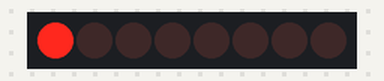
Bench run of a sketch on a simulated Arduino Uno, built with avr-gcc and run on an emulated ATmega328P. Parts: 8 shift-register outputs drawn as a row of LEDs (first output left, lit = HIGH). Wiring (inferred from the names in the program): shift register (74HC595): data pin 14; shift clock pin 16; latch pin 15. Wiring (inferred from the signals the program sends): row of LEDs: on Q0, Q1, Q2, Q3, Q4, Q5, Q6, Q7.

Above: at 0.6 s.
At 5.1 s:
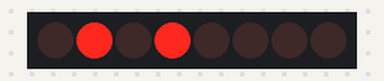
At 10.1 s:
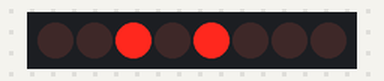
At 20.1 s:
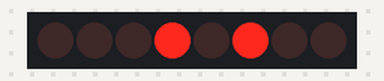
At 30.1 s:
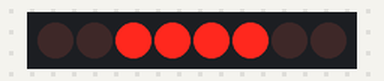
At 39.75 s:
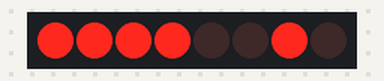
Timing chart, 0 to 40.0 s (numbered marks = the images above):
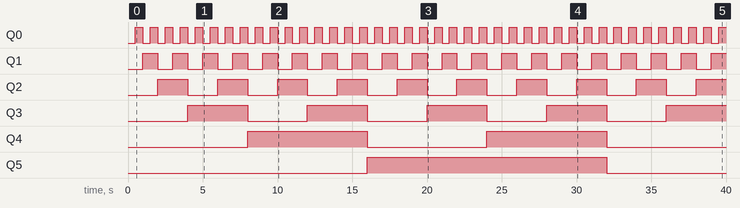

Measured:
- by itself, Q0: alternates HIGH for 0.50 s and LOW for 0.50 s
- by itself, Q1: alternates HIGH for 1.0 s and LOW for 1.0 s
- by itself, Q2: alternates HIGH for 2.0 s and LOW for 2.0 s
- by itself, Q3: alternates HIGH for 4.0 s and LOW for 4.0 s
- by itself, Q4: alternates HIGH for 8.0 s and LOW for 8.0 s
- by itself, Q5: LOW → HIGH at 16.0 s, → LOW 16.0 s later

The sketch:

HelloWorld.ino
```cpp
//Pin connected to ST_CP of 74HC595
int latchPin = 15;
//Pin connected to SH_CP of 74HC595
int clockPin = 16;
////Pin connected to DS of 74HC595
int dataPin = 14;


void setup() {
  //set pins to output so you can control the shift register
  pinMode(latchPin, OUTPUT);
  pinMode(clockPin, OUTPUT);
  pinMode(dataPin, OUTPUT);
}

void loop() {
  // count from 0 to 255 and display the number
  // on the LEDs
  for (int numberToDisplay = 0; numberToDisplay < 256; numberToDisplay++) {
    // take the latchPin low so
    // the LEDs don't change while you're sending in bits:
    digitalWrite(latchPin, LOW);
    // shift out the bits:
    shiftOut(dataPin, clockPin, MSBFIRST, numberToDisplay);

    //take the latch pin high so the LEDs will light up:
    digitalWrite(latchPin, HIGH);
    // pause before next value:
    delay(500);
  }
}
```
